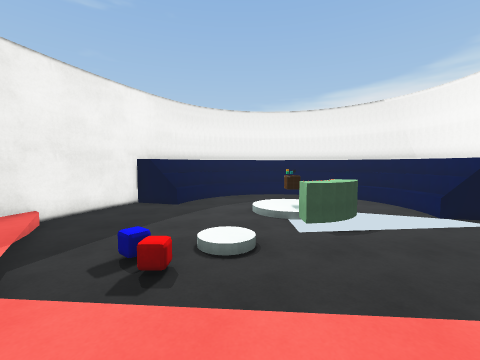
view 1 (above)

12 first-person views from a walk through a Unity game level. The camera is 1.5 m above the floor, tilts 4° down and sees 90° across. The floor is counted in squares, 1 m on a side. Each view is taken from the middle of a square. On the plan, view 1 faces up. The plan holds only what a view shows up to about 13 squares ahead; the rest is blank. The player character is not drawn. Some animated figures are not drawn. Some surface patterns are stand-ins.

view 2
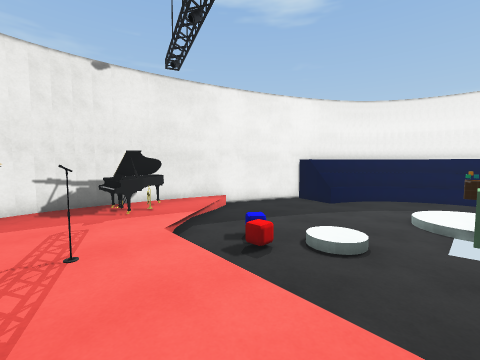

view 3
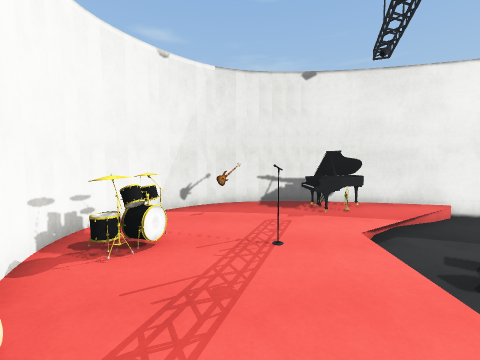

view 4
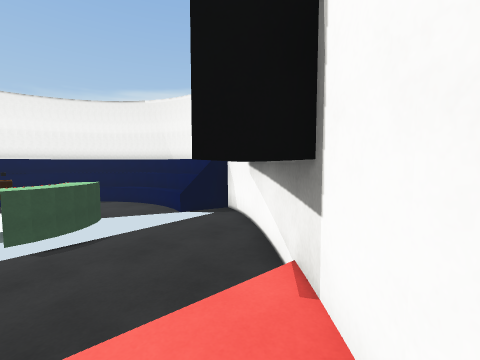

view 5
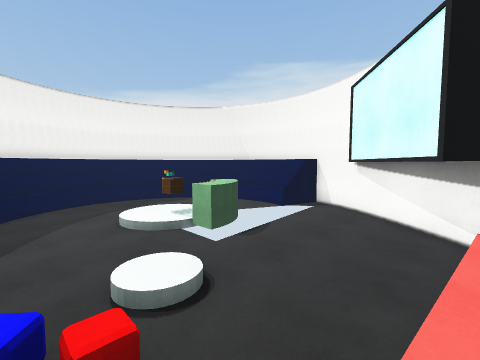

view 6
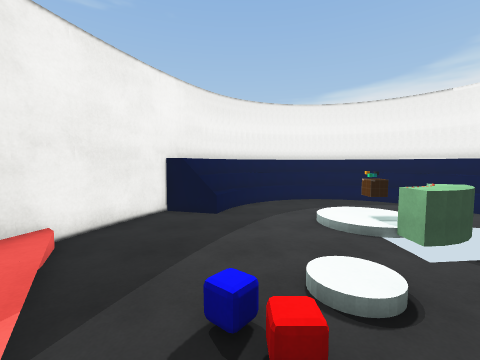

view 7
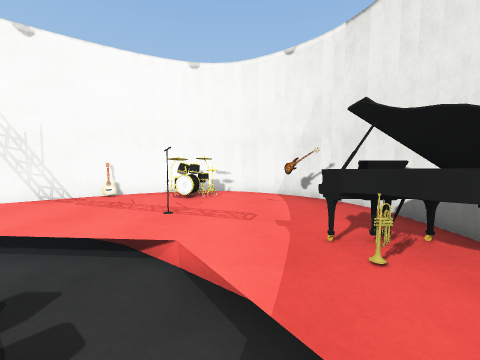

view 8
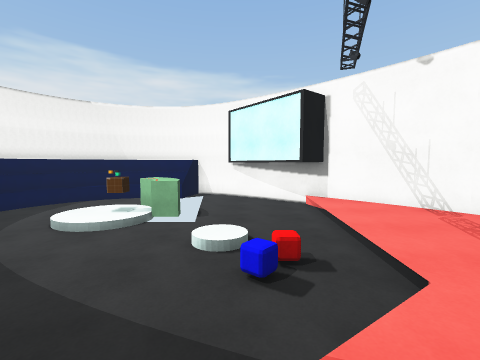

view 9
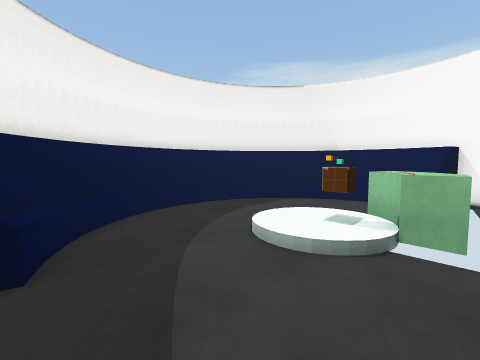

view 10
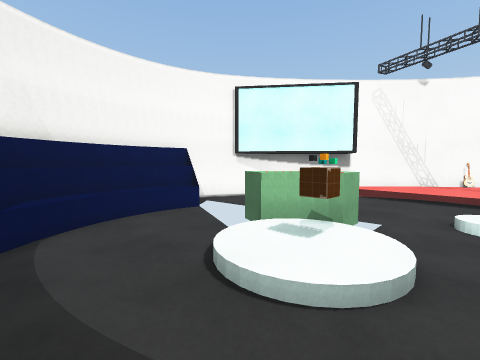

view 11
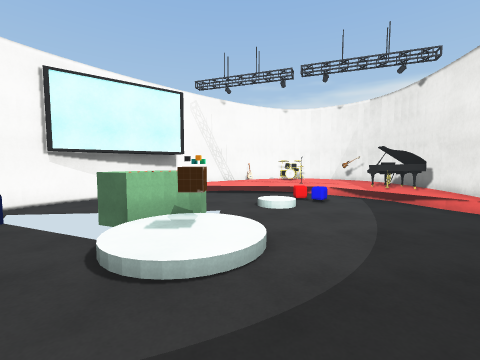

view 12
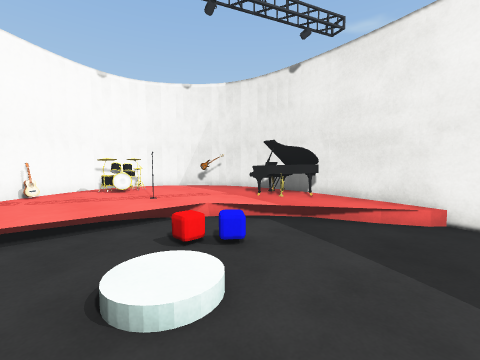

### Floor plan
Key: @ floor where view 1 was taken; # wall or solid block; . main floor; : floor 0.25 m higher than the main floor; + floor 0.5 m higher than the main floor; / step, stairs or slope; = window, fence, low wall or low ledge; ^ raised ledge; P piano; G guitar; O other object.
Columns run from 8 left of view 1 to 9 right of it. Each row starts with its distance up from view 1.
 16        #######
 15       #^^^^^^^#
 14      #^^^...^^^#
 13     #^^.......^^#
 12    ##^=.......=^#
 11   ###^...///...^^
 10   #......:::...^^#
  9   #......OO O .^^#
  8  ##.......  O  ^^#
  7  #/.......OO     #
  6  #+/...//.......#
  5  #+/..O//.......#
  4 ##P+/..O.......##
  3 #PPP+/........##
  2 #+P+++++++//###
  1 #+++++O+++++##
  0 ##O+++++@++##
 -1  ##O++++++##
 -2   #++OO+G##
 -3   ########

Where each view was taken, in squares from view 1:
view 1: 0 up, 0 right, facing up
view 2: 0 up, 2 right, facing up-left
view 3: 0 up, 2 right, facing left
view 4: 0 up, 2 right, facing up-right
view 5: 2 up, 2 left, facing up-right
view 6: 2 up, 2 left, facing up
view 7: 6 up, 4 left, facing down
view 8: 5 up, 6 left, facing right
view 9: 7 up, 3 left, facing up-right
view 10: 13 up, 0 right, facing down-right
view 11: 14 up, 1 right, facing down
view 12: 8 up, 1 right, facing down-left
